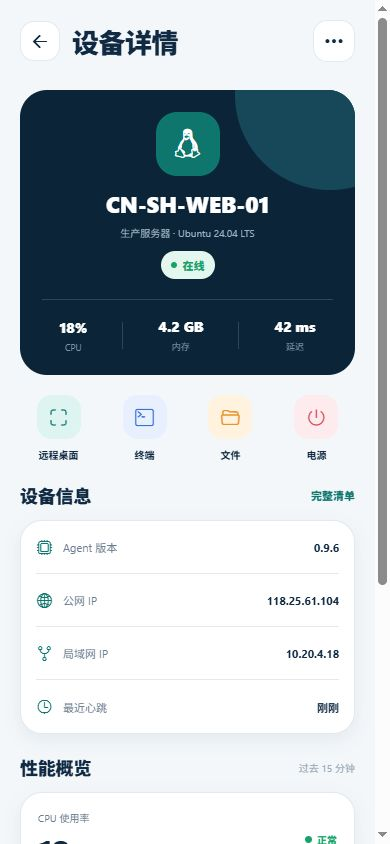
#> input picture apps/app/ui-designs/device-detail.png, 390 x 844 px, given in place of home.png, which was not available
$ python make_ui_boards.py
#> lines starting #> are read from the running program, lines starting #| are printed output that depends on the picture
from pathlib import Path

from PIL import Image, ImageDraw, ImageFont


DESIGN_DIR = Path(__file__).parent.parent / "ui-designs"
GROUPS = [
    ("ui-main-pages.png", ["home", "devices", "events", "account"]),
    (
        "ui-extra-pages.png",
        ["device-detail", "login", "group-editor", "batch-operations", "add-device"],
    ),
]
LABELS = {
    "home": "HOME",
    "devices": "DEVICES",
    "events": "EVENTS",
    "account": "ACCOUNT",
    "device-detail": "DEVICE DETAIL",
    "login": "LOGIN",
    "group-editor": "GROUP EDITOR",
    "batch-operations": "BATCH OPERATIONS",
    "add-device": "ADD DEVICE",
}


def main() -> None:
    font = ImageFont.truetype(r"C:\Windows\Fonts\arial.ttf", 22)
    background = (235, 241, 245)
    width, height, gap, label_height = 390, 844, 34, 66

    for output_name, screen_names in GROUPS:
        columns = 2 if len(screen_names) == 4 else 3
        rows = (len(screen_names) + columns - 1) // columns
        canvas = Image.new(
            "RGB",
            (
                columns * width + (columns + 1) * gap,
                rows * (height + label_height) + (rows + 1) * gap,
            ),
            background,
        )
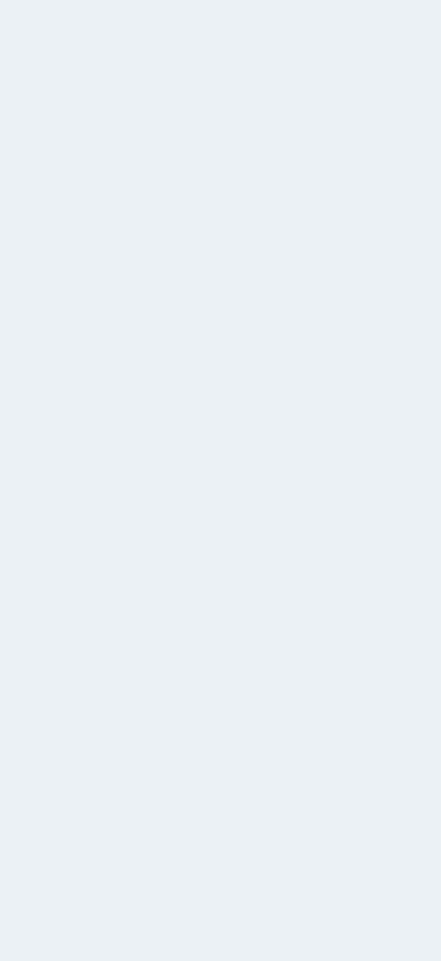
#> canvas: PIL image 882x1922 RGB (shown at 1/2 size); mean R, G, B 235, 241, 245
        draw = ImageDraw.Draw(canvas)

        for index, name in enumerate(screen_names):
            x = gap + (index % columns) * (width + gap)
            y = gap + (index // columns) * (height + label_height + gap)
            draw.rounded_rectangle(
                (x - 6, y + label_height - 6, x + width + 6, y + label_height + height + 6),
                22,
                fill=(205, 216, 223),
            )
            draw.text((x, y + 17), LABELS[name], font=font, fill=(16, 42, 67))
            screenshot = Image.open(DESIGN_DIR / f"{name}.png").convert("RGB")
#> screenshot is the input picture: PIL image 390x844 RGB; mean R, G, B 177, 187.6, 194
            canvas.paste(screenshot, (x, y + label_height))
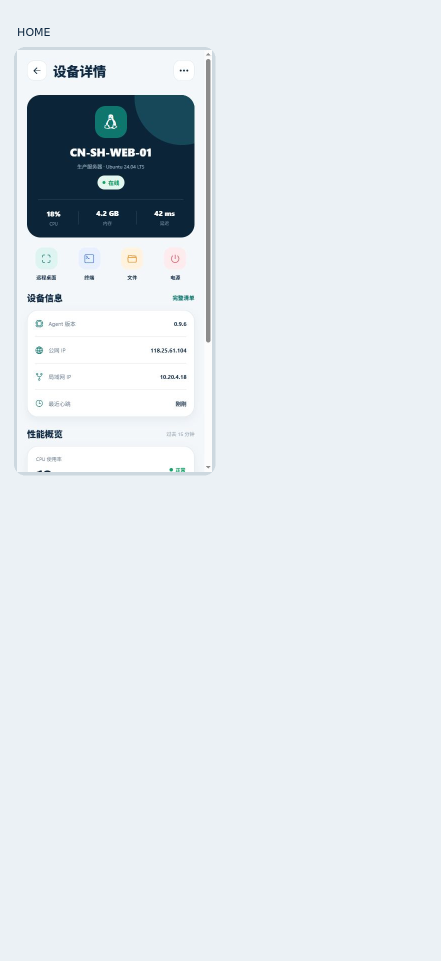
#> canvas: PIL image 882x1922 RGB (shown at 1/2 size); mean R, G, B 223.4, 230.4, 234.9

        canvas.save(DESIGN_DIR / output_name, quality=95)
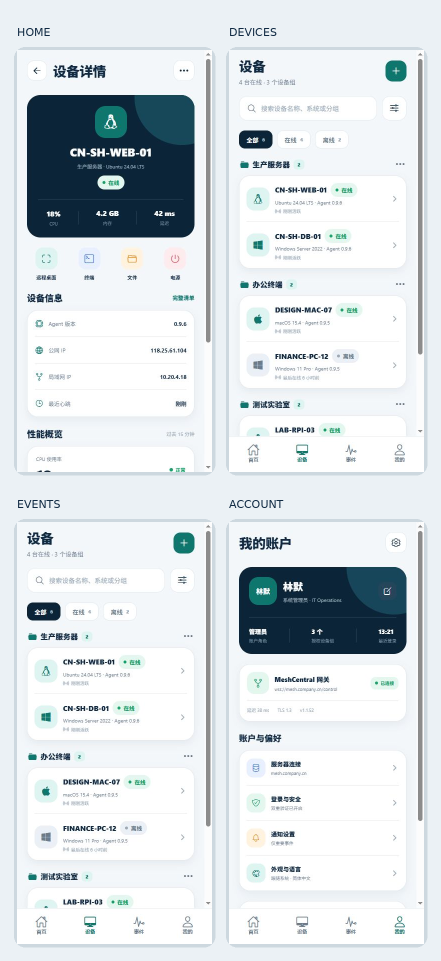
#> saved as ui-main-pages.png: PIL image 882x1922 RGB (shown at 1/2 size); mean R, G, B 216.8, 223.5, 227.2


if __name__ == "__main__":
#> (the run stopped early here; a loop or call above may not have finished)
